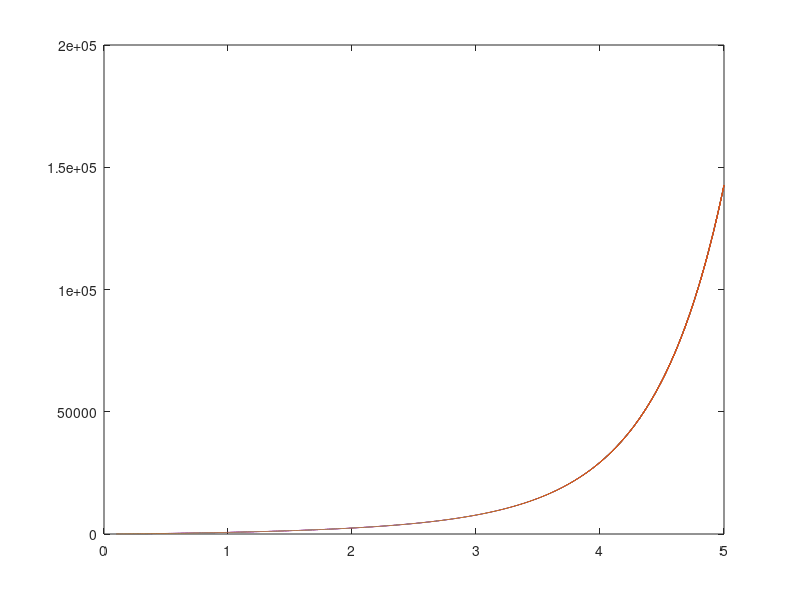

MATLAB code to generate this figure:

f = @(a,b,c, da, db, dc, x) ((a+da) .* exp(x) + (b+db) .* x.^(3/4)).^2 + (c+dc) .* cos(x).^2;
F = dlmread('data.txt');
figure;
[~,ind] = sort(F(:,1));
F = F(ind, :);
plot(F(:,1), F(:,2)); hold on;

N = length(F);
objfun = @(p,d,x,y) sum( (f(p(1), p(2), p(3), d(:,1), d(:,2), d(:,3), x) - y).^2 )/N;
x = F(:,1); y = F(:,2);
d = (rand(N,3) - 0.5) / 500;

options = optimset('TolFun', 1e-8, 'TolX', 1e-8, 'MaxIter', 10^5);
pars = fminsearch(@(p) objfun(p,d,x,y), [2,10,100], options);

plot(F(:,1), f(pars(1), pars(2), pars(3), d(:,1), d(:,2), d(:,3), F(:,1)));
disp(pars);